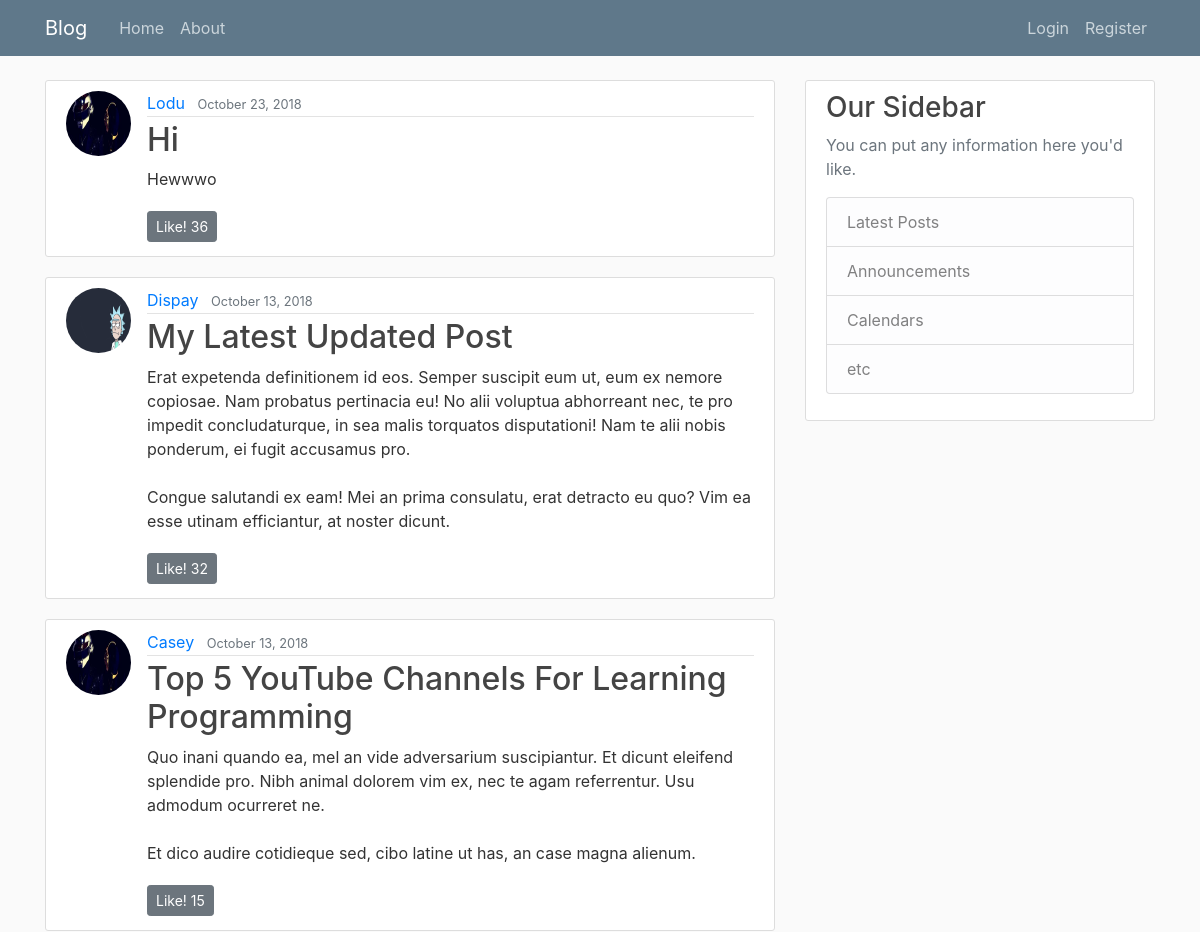
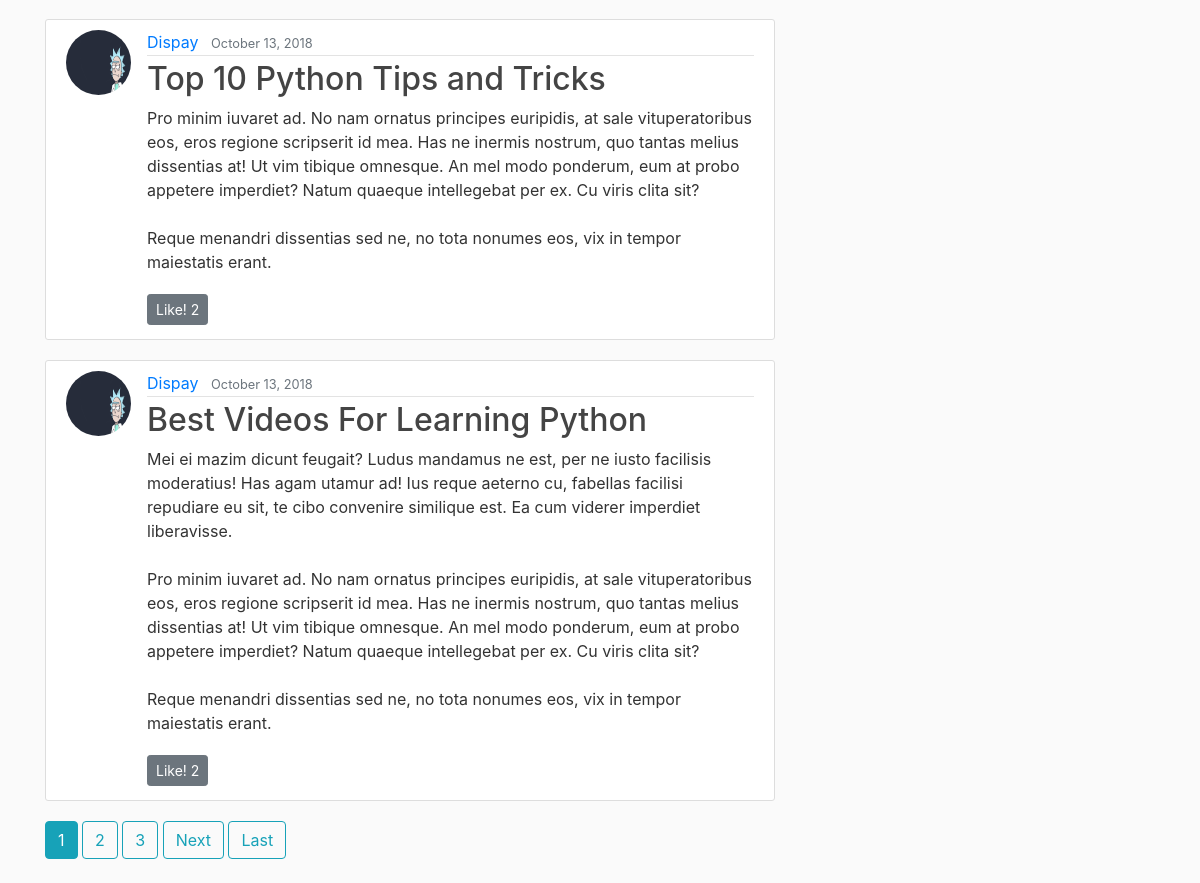
Before: / with the older database file (2 pictures, top to bottom).
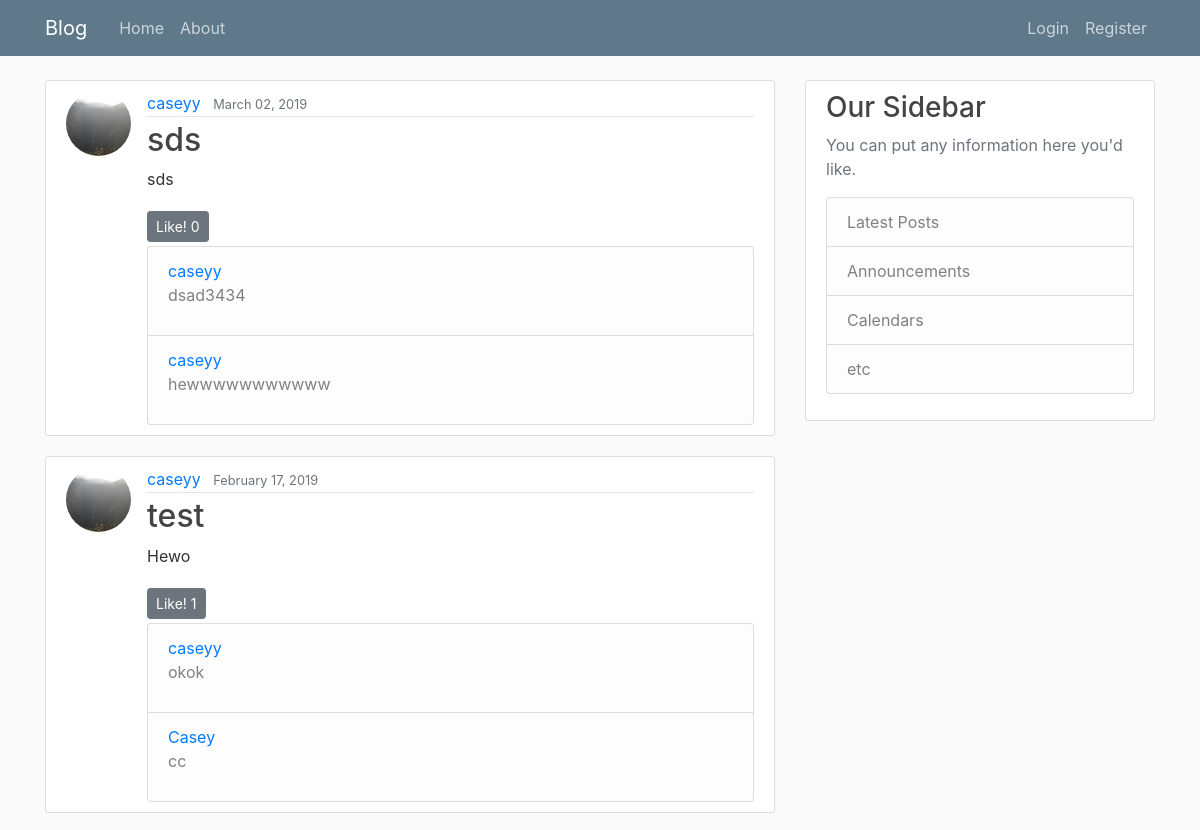
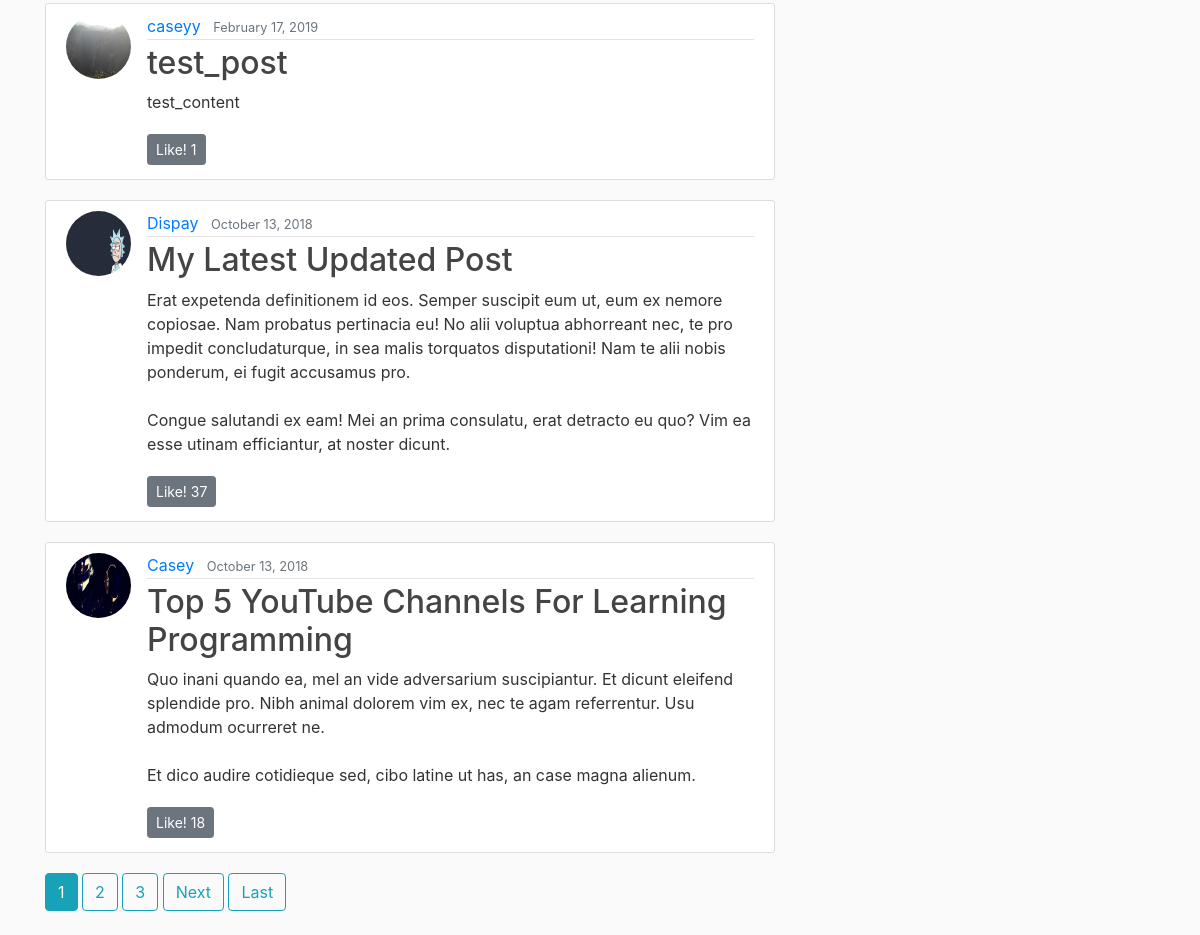
After: the same page with the newer database file (2 pictures, top to bottom).
### blog/models.py (models this page shows, shortened)
class Post(models.Model):
    title = models.CharField(max_length=100)
    content = models.TextField() #unrestricted size
    date_posted = models.DateTimeField(default=timezone.now)
    author = models.ForeignKey(User, on_delete=models.CASCADE)
    likes = models.IntegerField(default=0)
    comment = models.ManyToManyField(Comment, blank=True)

class Comment(models.Model):
	user = models.ForeignKey(User, on_delete=models.CASCADE)
	comment = models.TextField()
	def __str__(self):
		return self.comment

### users/models.py (models this page shows, shortened)
class Profile(models.Model):
    user = models.OneToOneField(User, on_delete=models.CASCADE)
    image = models.ImageField(default='default.jpg', upload_to='profile_pics')
    bio = models.TextField()

### blog/views.py (the view)
# urls.py: path('', PostListView.as_view(), name = 'blog-home'),
class PostListView(ListView):
    model = Post
    template_name = 'blog/home.html'    # app/model_viewtype.html
    context_object_name = 'posts'
    ordering = ['-date_posted']
    paginate_by = 5

### blog/templates/blog/home.html (shortened to what this page needs)
{% extends "blog/base.html" %}
{% block content %}
  {% for post in posts %}
    <article class="media content-section">
     <img class="rounded-circle article-img" src="{{ post.author.profile.image.url }}" alt="">
      <div class="media-body">
        <div class="article-metadata">
          <a class="mr-2" href="{% url 'user-post' post.author.username %}">{{ post.author }}</a>
          <small class="text-muted">{{ post.date_posted|date:'F d, Y' }}</small>
        </div>
        <h2><a class="article-title" href="{% url 'post-detail' post.id %}">{{ post.title }}</a></h2>
        <p class="article-content">{{ post.content }}</p>
        {% if user.is_authenticated %}
        <a class="btn btn-secondary btn-sm mt-1 mb-1" onclick="like({{post.id}})">Like! <span id="likes{{post.id}}">{{post.likes}}</span></a>
        {% else %}
        <a class="btn btn-secondary btn-sm mt-1 mb-1" href="{% url 'login' %}">Like! <span id="likes{{post.id}}">{{post.likes}}</span></a>
        {% endif %}
          <ul class="list-group">
            {% for p in post.comment.all %}
              <li class="list-group-item list-group-item-light"><a class="mr-2" href="{% url 'user-post' p.user.username %}">{{ p.user.username }}</a>
              <p class="comment">{{ p }}</p>
              </li>
            {% endfor %}
          </ul>
      </div>
    </article>
  {% endfor %}
  {% if is_paginated %}
    {% for num in page_obj.paginator.page_range %}
      {% if page_obj.number == num %}
        <a class="btn btn-info mb-4" href="?page={{ num }}">{{ num }}</a>
      {% elif num > page_obj.number|add:'-3' and num < page_obj.number|add:'3' %}
        <a class="btn btn-outline-info mb-4" href="?page={{ num }}">{{ num }}</a>
      {% endif %}
    {% endfor %}
    {% if page_obj.has_next %}
      <a class="btn btn-outline-info mb-4" href="?page={{ page_obj.next_page_number}}">Next</a>
      <a class="btn btn-outline-info mb-4" href="?page={{ page_obj.paginator.num_pages }}">Last</a>
    {% endif %}
  {% endif %}
{% endblock content %}

Changed rows visible on the page:
removed Post: author.profile.image (picture), author "Lodu", date_posted "October 23, 2018", title "Hi", content "Hewwwo", likes "36"
no longer on this page (row unchanged): Post: author.profile.image (picture), author "Dispay", date_posted "October 13, 2018", title "Top 10 Python Tips and Tricks", content "Pro minim iuvaret ad. No nam ornatus principes euripidis, at sale vituperatoribus eos, eros regione scripserit id mea. Has ne inermis nostrum, quo tantas melius dissentias at! Ut vim tibique omnesque. An mel modo ponderum, eum at probo appetere imperdiet? Natum quaeque intellegebat per ex. Cu viris clita sit? Reque menandri dissentias sed ne, no tota nonumes eos, vix in tempor maiestatis erant.", likes "2"
no longer on this page (row unchanged): Post: author.profile.image (picture), author "Dispay", date_posted "October 13, 2018", title "Best Videos For Learning Python", content "Mei ei mazim dicunt feugait? Ludus mandamus ne est, per ne iusto facilisis moderatius! Has agam utamur ad! Ius reque aeterno cu, fabellas facilisi repudiare eu sit, te cibo convenire similique est. Ea cum viderer imperdiet liberavisse. Pro minim iuvaret ad. No nam ornatus principes euripidis, at sale vituperatoribus eos, eros regione scripserit id mea. Has ne inermis nostrum, quo tantas melius dissentias at! Ut vim tibique omnesque. An mel modo ponderum, eum at probo appetere imperdiet? Natum quaeque intellegebat per ex. Cu viris clita sit? Reque menandri dissentias sed ne, no tota nonumes eos, vix in tempor maiestatis erant.", likes "2"
added Post: author.profile.image (placeholder picture), author "caseyy", date_posted "March 02, 2019", title "sds", content "sds", likes "0"
added Comment: user.username "caseyy", comment "dsad3434"
added Comment: user.username "caseyy", comment "hewwwwwwwwwww"
added Post: author.profile.image (placeholder picture), author "caseyy", date_posted "February 17, 2019", title "test", content "Hewo", likes "1"
added Comment: user.username "caseyy", comment "okok"
added Comment: user.username "Casey", comment "cc", shown under "caseyy"
added Post: author.profile.image (placeholder picture), author "caseyy", date_posted "February 17, 2019", title "test_post", content "test_content", likes "1"
changed Post "My Latest Updated Post": likes "32" → "37"
changed Post "Top 5 YouTube Channels For Learning Programming": likes "15" → "18"
